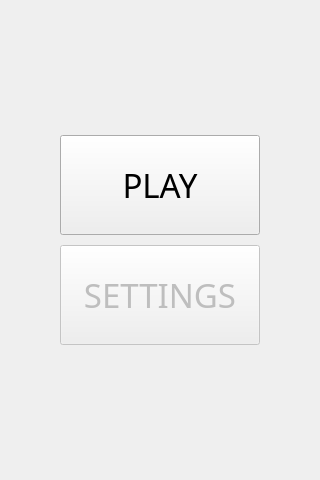
<?xml version="1.0" encoding="UTF-8"?>
<ui version="4.0">
 <class>PageMainMenu</class>
 <widget class="QWidget" name="PageMainMenu">
  <property name="geometry">
   <rect>
    <x>0</x>
    <y>0</y>
    <width>320</width>
    <height>480</height>
   </rect>
  </property>
  <property name="minimumSize">
   <size>
    <width>320</width>
    <height>480</height>
   </size>
  </property>
  <property name="maximumSize">
   <size>
    <width>320</width>
    <height>480</height>
   </size>
  </property>
  <property name="windowTitle">
   <string>Form</string>
  </property>
  <layout class="QGridLayout" name="gridLayout">
   <property name="leftMargin">
    <number>10</number>
   </property>
   <property name="topMargin">
    <number>10</number>
   </property>
   <property name="rightMargin">
    <number>10</number>
   </property>
   <property name="bottomMargin">
    <number>10</number>
   </property>
   <property name="spacing">
    <number>10</number>
   </property>
   <item row="0" column="0">
    <spacer name="topSpacer">
     <property name="orientation">
      <enum>Qt::Vertical</enum>
     </property>
     <property name="sizeHint" stdset="0">
      <size>
       <width>20</width>
       <height>40</height>
      </size>
     </property>
    </spacer>
   </item>
   <item row="1" column="0">
    <widget class="QPushButton" name="playButton">
     <property name="minimumSize">
      <size>
       <width>0</width>
       <height>100</height>
      </size>
     </property>
     <property name="maximumSize">
      <size>
       <width>200</width>
       <height>16777215</height>
      </size>
     </property>
     <property name="font">
      <font>
       <family>Agency FB</family>
       <pointsize>25</pointsize>
      </font>
     </property>
     <property name="text">
      <string>PLAY</string>
     </property>
    </widget>
   </item>
   <item row="2" column="0">
    <widget class="QPushButton" name="settingsButton">
     <property name="enabled">
      <bool>false</bool>
     </property>
     <property name="minimumSize">
      <size>
       <width>0</width>
       <height>100</height>
      </size>
     </property>
     <property name="maximumSize">
      <size>
       <width>200</width>
       <height>16777215</height>
      </size>
     </property>
     <property name="font">
      <font>
       <family>Agency FB</family>
       <pointsize>25</pointsize>
      </font>
     </property>
     <property name="text">
      <string>SETTINGS</string>
     </property>
    </widget>
   </item>
   <item row="3" column="0">
    <spacer name="bottomSpacer">
     <property name="orientation">
      <enum>Qt::Vertical</enum>
     </property>
     <property name="sizeHint" stdset="0">
      <size>
       <width>20</width>
       <height>40</height>
      </size>
     </property>
    </spacer>
   </item>
  </layout>
 </widget>
 <resources/>
 <connections/>
</ui>
